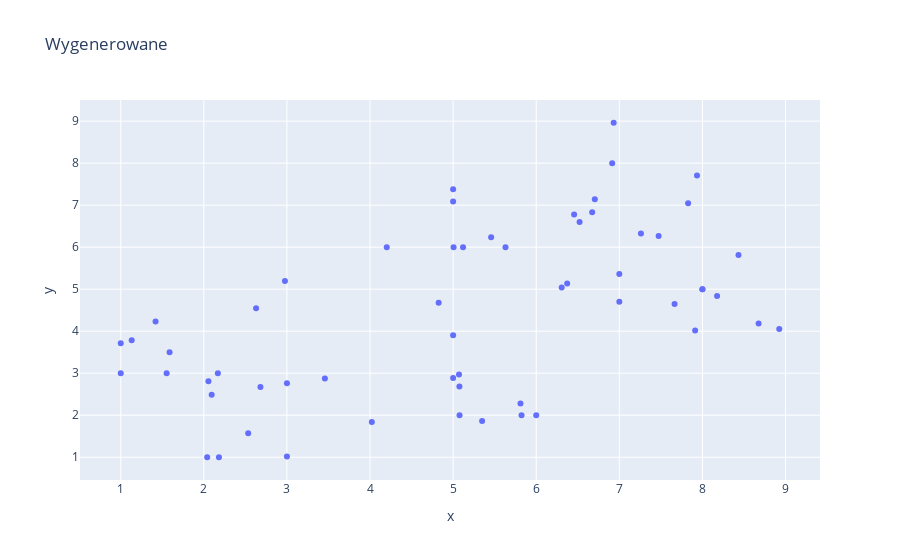

Source (notebook cell):
### Code cell
fig = px.scatter(x= temp_out.T[0], y= temp_out.T[1],title='Wygenerowane')
fig.show()

### Figure 1 — Plotly figure (JSON) as saved in the notebook; plotly's stock layout.template omitted (floating-point values rounded to 4 significant figures)
{"data": [{"hovertemplate": "x=%{x}<br>y=%{y}<extra></extra>", "legendgroup": "", "marker": {"color": "#636efa", "symbol": "circle"}, "mode": "markers", "name": "", "orientation": "v", "showlegend": false, "type": "scatter", "x": [1, 1.588, 3, 2.04, 2.094, 2.534, 4.201, 5.119, 5.076, 5.077, 1.419, 2.629, 1.132, 1, 3, 2.055, 5.349, 6, 3.457, 4.022, 5.071, 5.811, 2.169, 1.552, 5.823, 5, 2.182, 2.681, 5.006, 6.307, 8, 8.177, 6.456, 7.935, 8.434, 7.473, 4.826, 5, 7.828, 7.26, 6.705, 6.932, 7.913, 8, 6.522, 6.673, 8.925, 8.676, 5, 5.458, 6.373, 7, 5.63, 2.976, 6.914, 5, 7.665, 7], "xaxis": "x", "y": [3, 3.501, 2.762, 1, 2.487, 1.569, 6, 6, 2.683, 2, 4.234, 4.549, 3.785, 3.712, 1.016, 2.808, 1.865, 2, 2.876, 1.838, 2.972, 2.28, 3, 3, 2, 2.884, 1, 2.669, 6, 5.041, 5, 4.837, 6.775, 7.704, 5.816, 6.264, 4.676, 3.906, 7.046, 6.323, 7.14, 8.961, 4.018, 5, 6.599, 6.834, 4.052, 4.186, 7.085, 6.235, 5.138, 5.363, 6, 5.194, 8, 7.377, 4.65, 4.704], "yaxis": "y"}], "layout": {"legend": {"tracegroupgap": 0}, "title": {"text": "Wygenerowane"}, "xaxis": {"anchor": "y", "domain": [0, 1], "title": {"text": "x"}}, "yaxis": {"anchor": "x", "domain": [0, 1], "title": {"text": "y"}}}}
